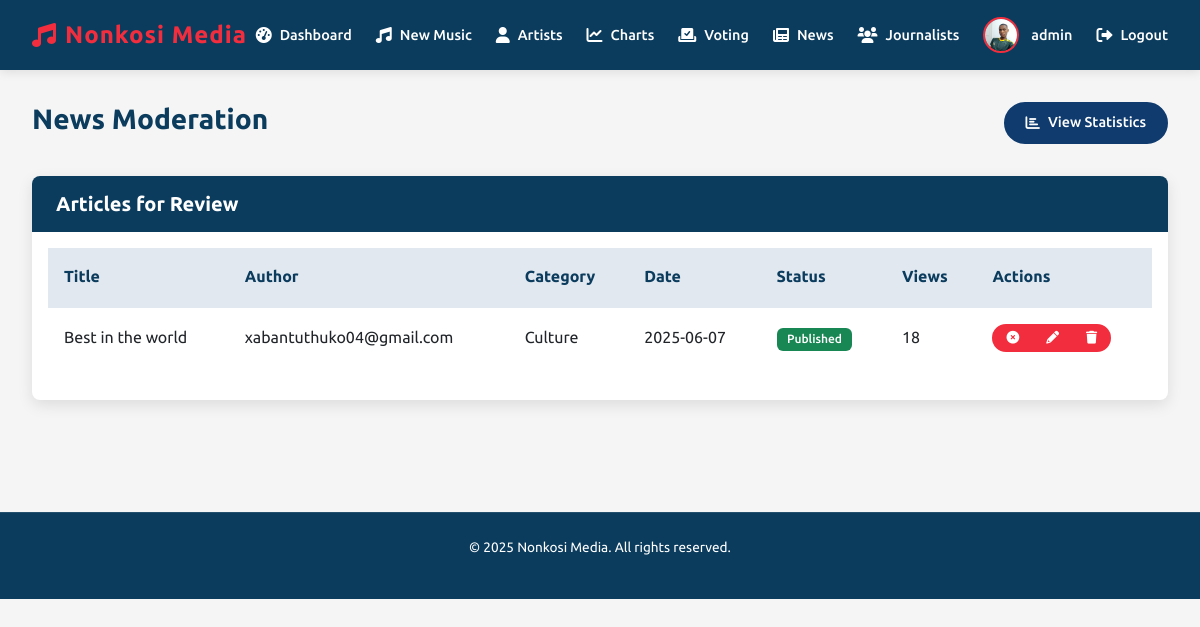
The app's page /admin/news (signed in), older data.
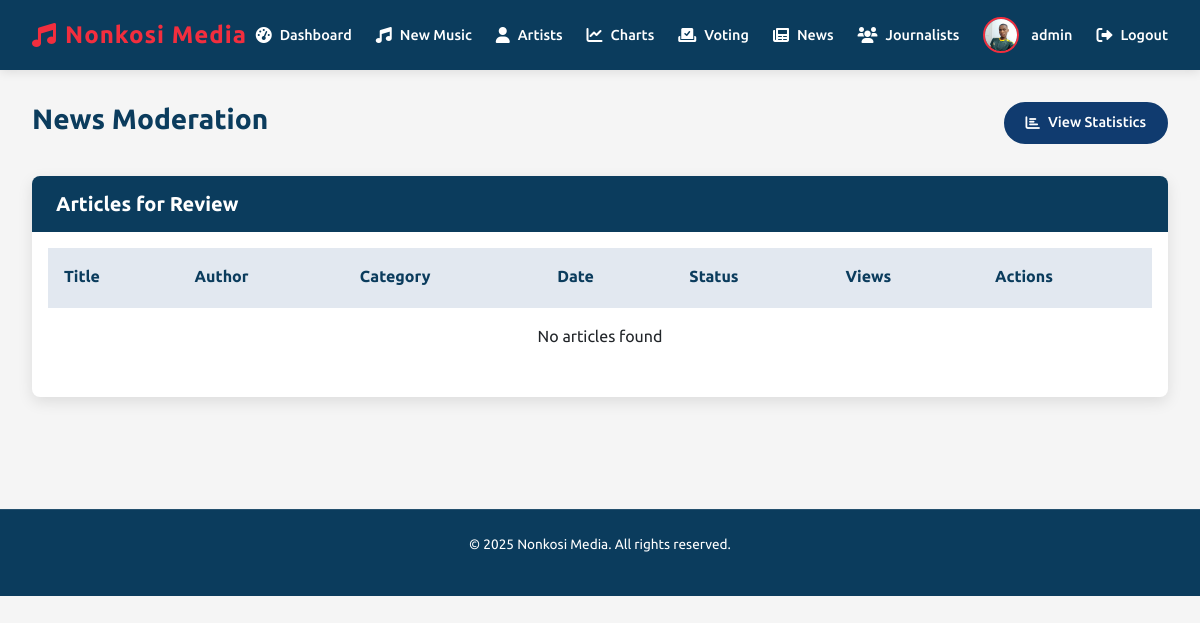
The same page, newer data.
### app.py (models this page shows, shortened)
class News(db.Model):
    id = db.Column(db.Integer, primary_key=True)
    title = db.Column(db.String(200), nullable=False)
    content = db.Column(db.Text, nullable=False)
    category = db.Column(db.String(50), nullable=False)
    image = db.Column(db.String(100), nullable=False, default='default_news.jpg')
    date_posted = db.Column(db.DateTime, nullable=False, default=datetime.utcnow)
    is_published = db.Column(db.Boolean, default=False)
    views = db.Column(db.Integer, default=0)
    user_id = db.Column(db.Integer, db.ForeignKey('user.id'), nullable=False)

class User(db.Model, UserMixin):
    id = db.Column(db.Integer, primary_key=True)
    username = db.Column(db.String(50), unique=True, nullable=False)
    email = db.Column(db.String(120), unique=True, nullable=False)
    password = db.Column(db.String(60), nullable=False)
    role = db.Column(db.String(20), nullable=False, default='user')
    profile_pic = db.Column(db.String(100), nullable=False, default='default.jpg')
    last_seen = db.Column(db.DateTime, default=datetime.utcnow)
    articles = db.relationship('News', backref='author', lazy=True)  # This creates the relationship

### app.py (the view)
@app.route('/admin/news')
@login_required
def admin_news():
    if current_user.role != 'admin':
        flash('You are not authorized to access this page', 'error')
        return redirect(url_for('home'))
    news_articles = db.session.query(News, User)\
                            .join(User, News.user_id == User.id)\
                            .order_by(News.date_posted.desc())\
                            .all()
    return render_template('admin_news.html', news_articles=news_articles)

### app.py (called while the page is built)
@login_manager.user_loader
def load_user(user_id):
    return User.query.get(int(user_id))

@app.context_processor
def inject_datetime():
    return {'datetime': datetime}

### templates/admin_news.html (shortened to what the changed rows need)
<!DOCTYPE html>
<html lang="en">
<head>
  <link rel="stylesheet" href="https://cdnjs.cloudflare.com/ajax/libs/font-awesome/6.0.0/css/all.min.css">
  <link href="https://cdn.jsdelivr.net/npm/bootstrap@5.3.0/dist/css/bootstrap.min.css" rel="stylesheet">
</head>
<body>
  <main class="container">
    <div class="page-header">
      <h1 class="page-title">News Moderation</h1>
    </div>
    <div class="card">
      <div class="card-body">
        <div class="table-responsive">
          <table class="table">
            <thead>
              <tr>
                <th>Title</th>
                <th>Author</th>
                <th>Category</th>
                <th>Date</th>
                <th>Status</th>
                <th>Views</th>
                <th>Actions</th>
              </tr>
            </thead>
            <tbody>
              {% for article, author in news_articles %}
              <tr>
                <td>{{ article.title }}</td>
                <td>{{ author.username }}</td>
                <td>{{ article.category }}</td>
                <td>{{ article.date_posted.strftime('%Y-%m-%d') }}</td>
                <td>
                  {% if article.is_published %}
                    <span class="badge bg-success">Published</span>
                  {% else %}
                    <span class="badge bg-warning">Pending</span>
                  {% endif %}
                </td>
                <td>{{ article.views }}</td>
                <td>
                  <div class="btn-group" role="group">
                    {% if not article.is_published %}
                    <a href="{{ url_for('publish_article', article_id=article.id) }}"
                      class="btn btn-sm btn-success" title="Publish">
                      <i class="fas fa-check-circle"></i>
                    </a>
                    {% else %}
                    <a href="{{ url_for('unpublish_article', article_id=article.id) }}"
                      class="btn btn-sm btn-warning" title="Unpublish">
                      <i class="fas fa-times-circle"></i>
                    </a>
                    {% endif %}
                    <a href="{{ url_for('admin_edit_article', article_id=article.id) }}"
                      class="btn btn-sm btn-primary" title="Edit">
                      <i class="fas fa-pencil-alt"></i>
                    </a>
                    <button class="btn btn-sm btn-danger delete-article"
                          data-id="{{ article.id }}" title="Delete">
                      <i class="fas fa-trash"></i>
                    </button>
                  </div>
                </td>
              </tr>
              {% else %}
              <tr>
                <td colspan="7" class="text-center">No articles found</td>
              </tr>
              {% endfor %}
            </tbody>
          </table>
        </div>
      </div>
    </div>
  </main>
</body>
</html>

Row changes from the older to the newer data that the page shows:
removed News: title "Best in the world", username "xabantuthuko04@gmail.com", category "Culture", date_posted "2025-06-07", is_published "Published", views "18"
Text that changed along with them:
text now shown: "No articles found"
